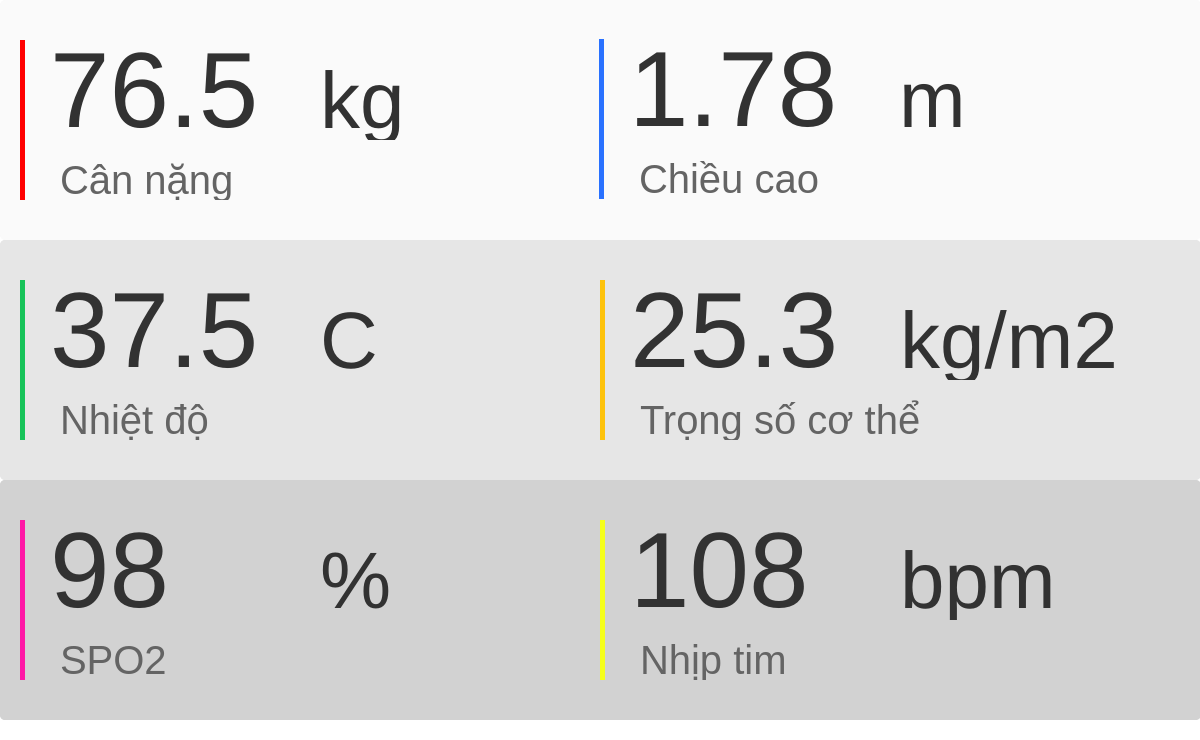
       <widget class="QFrame" name="sensor_infor_frame">
        <property name="geometry">
         <rect>
          <x>20</x>
          <y>0</y>
          <width>1200</width>
          <height>740</height>
         </rect>
        </property>
        <property name="styleSheet">
         <string notr="true">background-color: transparent;
border-radius: 5px;</string>
        </property>
        <widget class="QFrame" name="horizontalFrame">
         <property name="geometry">
          <rect>
           <x>0</x>
           <y>0</y>
           <width>1201</width>
           <height>240</height>
          </rect>
         </property>
         <property name="styleSheet">
          <string notr="true">background-color: rgb(250,250,250);</string>
         </property>
         <widget class="QFrame" name="horizontalFrame_2">
          <property name="geometry">
           <rect>
            <x>0</x>
            <y>0</y>
            <width>581</width>
            <height>240</height>
           </rect>
          </property>
          <widget class="Line" name="line_2">
           <property name="geometry">
            <rect>
             <x>20</x>
             <y>40</y>
             <width>5</width>
             <height>160</height>
            </rect>
           </property>
           <property name="styleSheet">
            <string notr="true">background: rgb(255, 0, 0);</string>
           </property>
           <property name="orientation">
            <enum>Qt::Vertical</enum>
           </property>
          </widget>
          <widget class="QLabel" name="weight">
           <property name="geometry">
            <rect>
             <x>50</x>
             <y>40</y>
             <width>250</width>
             <height>100</height>
            </rect>
           </property>
           <property name="font">
            <font>
             <family>Segoe UI</family>
             <pointsize>80</pointsize>
             <weight>50</weight>
             <bold>false</bold>
            </font>
           </property>
           <property name="styleSheet">
            <string notr="true">color: rgb(50, 50, 50);</string>
           </property>
           <property name="text">
            <string>76.5</string>
           </property>
           <property name="alignment">
            <set>Qt::AlignLeading|Qt::AlignLeft|Qt::AlignVCenter</set>
           </property>
          </widget>
          <widget class="QLabel" name="phone_lable_7">
           <property name="geometry">
            <rect>
             <x>60</x>
             <y>160</y>
             <width>291</width>
             <height>40</height>
            </rect>
           </property>
           <property name="font">
            <font>
             <family>Segoe UI</family>
             <pointsize>30</pointsize>
             <weight>50</weight>
             <bold>false</bold>
            </font>
           </property>
           <property name="styleSheet">
            <string notr="true">color: rgb(100,100,100);</string>
           </property>
           <property name="text">
            <string>Cân nặng</string>
           </property>
           <property name="alignment">
            <set>Qt::AlignLeading|Qt::AlignLeft|Qt::AlignVCenter</set>
           </property>
          </widget>
          <widget class="QLabel" name="weight_2">
           <property name="geometry">
            <rect>
             <x>320</x>
             <y>60</y>
             <width>151</width>
             <height>80</height>
            </rect>
           </property>
           <property name="font">
            <font>
             <family>Segoe UI</family>
             <pointsize>60</pointsize>
             <weight>50</weight>
             <bold>false</bold>
            </font>
           </property>
           <property name="styleSheet">
            <string notr="true">color: rgb(50, 50, 50);</string>
           </property>
           <property name="text">
            <string>kg</string>
           </property>
           <property name="alignment">
            <set>Qt::AlignLeading|Qt::AlignLeft|Qt::AlignVCenter</set>
           </property>
          </widget>
         </widget>
         <widget class="QFrame" name="horizontalFrame_3">
          <property name="geometry">
           <rect>
            <x>579</x>
            <y>-1</y>
            <width>621</width>
            <height>241</height>
           </rect>
          </property>
          <widget class="Line" name="line_3">
           <property name="geometry">
            <rect>
             <x>20</x>
             <y>40</y>
             <width>5</width>
             <height>160</height>
            </rect>
           </property>
           <property name="styleSheet">
            <string notr="true">background: rgb(41, 113, 255);</string>
           </property>
           <property name="orientation">
            <enum>Qt::Vertical</enum>
           </property>
          </widget>
          <widget class="QLabel" name="phone_lable_13">
           <property name="geometry">
            <rect>
             <x>60</x>
             <y>160</y>
             <width>291</width>
             <height>40</height>
            </rect>
           </property>
           <property name="font">
            <font>
             <family>Segoe UI</family>
             <pointsize>30</pointsize>
             <weight>50</weight>
             <bold>false</bold>
            </font>
           </property>
           <property name="styleSheet">
            <string notr="true">color: rgb(100,100,100);</string>
           </property>
           <property name="text">
            <string>Chiều cao</string>
           </property>
           <property name="alignment">
            <set>Qt::AlignLeading|Qt::AlignLeft|Qt::AlignVCenter</set>
           </property>
          </widget>
          <widget class="QLabel" name="height">
           <property name="geometry">
            <rect>
             <x>50</x>
             <y>40</y>
             <width>250</width>
             <height>100</height>
            </rect>
           </property>
           <property name="font">
            <font>
             <family>Segoe UI</family>
             <pointsize>80</pointsize>
             <weight>50</weight>
             <bold>false</bold>
            </font>
           </property>
           <property name="styleSheet">
            <string notr="true">color: rgb(50, 50, 50);</string>
           </property>
           <property name="text">
            <string>1.78</string>
           </property>
           <property name="alignment">
            <set>Qt::AlignLeading|Qt::AlignLeft|Qt::AlignVCenter</set>
           </property>
          </widget>
          <widget class="QLabel" name="weight_3">
           <property name="geometry">
            <rect>
             <x>320</x>
             <y>60</y>
             <width>240</width>
             <height>80</height>
            </rect>
           </property>
           <property name="font">
            <font>
             <family>Segoe UI</family>
             <pointsize>60</pointsize>
             <weight>50</weight>
             <bold>false</bold>
            </font>
           </property>
           <property name="styleSheet">
            <string notr="true">color: rgb(50, 50, 50);</string>
           </property>
           <property name="text">
            <string>m</string>
           </property>
           <property name="alignment">
            <set>Qt::AlignLeading|Qt::AlignLeft|Qt::AlignVCenter</set>
           </property>
          </widget>
         </widget>
        </widget>
        <widget class="QFrame" name="horizontalFrame_4">
         <property name="geometry">
          <rect>
           <x>0</x>
           <y>240</y>
           <width>1201</width>
           <height>240</height>
          </rect>
         </property>
         <property name="styleSheet">
          <string notr="true">background-color: rgb(230,230,230);</string>
         </property>
         <widget class="QFrame" name="horizontalFrame_7">
          <property name="geometry">
           <rect>
            <x>0</x>
            <y>0</y>
            <width>580</width>
            <height>240</height>
           </rect>
          </property>
          <widget class="Line" name="line_6">
           <property name="geometry">
            <rect>
             <x>20</x>
             <y>40</y>
             <width>5</width>
             <height>160</height>
            </rect>
           </property>
           <property name="styleSheet">
            <string notr="true">background: rgb(23, 195, 89);</string>
           </property>
           <property name="orientation">
            <enum>Qt::Vertical</enum>
           </property>
          </widget>
          <widget class="QLabel" name="phone_lable_16">
           <property name="geometry">
            <rect>
             <x>60</x>
             <y>160</y>
             <width>241</width>
             <height>40</height>
            </rect>
           </property>
           <property name="font">
            <font>
             <family>Segoe UI</family>
             <pointsize>30</pointsize>
             <weight>50</weight>
             <bold>false</bold>
            </font>
           </property>
           <property name="styleSheet">
            <string notr="true">color: rgb(100,100,100);</string>
           </property>
           <property name="text">
            <string>Nhiệt độ</string>
           </property>
           <property name="alignment">
            <set>Qt::AlignLeading|Qt::AlignLeft|Qt::AlignVCenter</set>
           </property>
          </widget>
          <widget class="QLabel" name="temperature">
           <property name="geometry">
            <rect>
             <x>50</x>
             <y>40</y>
             <width>250</width>
             <height>100</height>
            </rect>
           </property>
           <property name="font">
            <font>
             <family>Segoe UI</family>
             <pointsize>80</pointsize>
             <weight>50</weight>
             <bold>false</bold>
            </font>
           </property>
           <property name="styleSheet">
            <string notr="true">color: rgb(50, 50, 50);</string>
           </property>
           <property name="text">
            <string>37.5</string>
           </property>
           <property name="alignment">
            <set>Qt::AlignLeading|Qt::AlignLeft|Qt::AlignVCenter</set>
           </property>
          </widget>
          <widget class="QLabel" name="weight_4">
           <property name="geometry">
            <rect>
             <x>320</x>
             <y>60</y>
             <width>200</width>
             <height>80</height>
            </rect>
           </property>
           <property name="font">
            <font>
             <family>Segoe UI</family>
             <pointsize>60</pointsize>
             <weight>50</weight>
             <bold>false</bold>
            </font>
           </property>
           <property name="styleSheet">
            <string notr="true">color: rgb(50, 50, 50);</string>
           </property>
           <property name="text">
            <string>C</string>
           </property>
           <property name="alignment">
            <set>Qt::AlignLeading|Qt::AlignLeft|Qt::AlignVCenter</set>
           </property>
          </widget>
         </widget>
         <widget class="QFrame" name="horizontalFrame_8">
          <property name="geometry">
           <rect>
            <x>580</x>
            <y>0</y>
            <width>620</width>
            <height>240</height>
           </rect>
          </property>
          <widget class="Line" name="line_7">
           <property name="geometry">
            <rect>
             <x>20</x>
             <y>40</y>
             <width>5</width>
             <height>160</height>
            </rect>
           </property>
           <property name="styleSheet">
            <string notr="true">background: rgb(254, 195, 13);</string>
           </property>
           <property name="orientation">
            <enum>Qt::Vertical</enum>
           </property>
          </widget>
          <widget class="QLabel" name="phone_lable_17">
           <property name="geometry">
            <rect>
             <x>60</x>
             <y>160</y>
             <width>361</width>
             <height>40</height>
            </rect>
           </property>
           <property name="font">
            <font>
             <family>Segoe UI</family>
             <pointsize>30</pointsize>
             <weight>50</weight>
             <bold>false</bold>
            </font>
           </property>
           <property name="styleSheet">
            <string notr="true">color: rgb(100,100,100);</string>
           </property>
           <property name="text">
            <string>Trọng số cơ thể</string>
           </property>
           <property name="alignment">
            <set>Qt::AlignLeading|Qt::AlignLeft|Qt::AlignVCenter</set>
           </property>
          </widget>
          <widget class="QLabel" name="bmi">
           <property name="geometry">
            <rect>
             <x>50</x>
             <y>40</y>
             <width>250</width>
             <height>100</height>
            </rect>
           </property>
           <property name="font">
            <font>
             <family>Segoe UI</family>
             <pointsize>80</pointsize>
             <weight>50</weight>
             <bold>false</bold>
            </font>
           </property>
           <property name="styleSheet">
            <string notr="true">color: rgb(50, 50, 50);</string>
           </property>
           <property name="text">
            <string>25.3</string>
           </property>
           <property name="alignment">
            <set>Qt::AlignLeading|Qt::AlignLeft|Qt::AlignVCenter</set>
           </property>
          </widget>
          <widget class="QLabel" name="weight_7">
           <property name="geometry">
            <rect>
             <x>320</x>
             <y>60</y>
             <width>240</width>
             <height>80</height>
            </rect>
           </property>
           <property name="font">
            <font>
             <family>Segoe UI</family>
             <pointsize>60</pointsize>
             <weight>50</weight>
             <bold>false</bold>
            </font>
           </property>
           <property name="styleSheet">
            <string notr="true">color: rgb(50, 50, 50);</string>
           </property>
           <property name="text">
            <string>kg/m2</string>
           </property>
           <property name="alignment">
            <set>Qt::AlignLeading|Qt::AlignLeft|Qt::AlignVCenter</set>
           </property>
          </widget>
         </widget>
        </widget>
        <widget class="QFrame" name="horizontalFrame_9">
         <property name="geometry">
          <rect>
           <x>0</x>
           <y>480</y>
           <width>1201</width>
           <height>240</height>
          </rect>
         </property>
         <property name="styleSheet">
          <string notr="true">background-color: rgb(210,210,210);</string>
         </property>
         <widget class="QFrame" name="horizontalFrame_10">
          <property name="geometry">
           <rect>
            <x>0</x>
            <y>0</y>
            <width>581</width>
            <height>240</height>
           </rect>
          </property>
          <widget class="Line" name="line_8">
           <property name="geometry">
            <rect>
             <x>20</x>
             <y>40</y>
             <width>5</width>
             <height>160</height>
            </rect>
           </property>
           <property name="styleSheet">
            <string notr="true">background: rgb(255, 23, 166);</string>
           </property>
           <property name="orientation">
            <enum>Qt::Vertical</enum>
           </property>
          </widget>
          <widget class="QLabel" name="phone_lable_18">
           <property name="geometry">
            <rect>
             <x>60</x>
             <y>160</y>
             <width>231</width>
             <height>40</height>
            </rect>
           </property>
           <property name="font">
            <font>
             <family>Segoe UI</family>
             <pointsize>30</pointsize>
             <weight>50</weight>
             <bold>false</bold>
            </font>
           </property>
           <property name="styleSheet">
            <string notr="true">color: rgb(100,100,100);</string>
           </property>
           <property name="text">
            <string>SPO2</string>
           </property>
           <property name="alignment">
            <set>Qt::AlignLeading|Qt::AlignLeft|Qt::AlignVCenter</set>
           </property>
          </widget>
          <widget class="QLabel" name="spo2">
           <property name="geometry">
            <rect>
             <x>50</x>
             <y>40</y>
             <width>270</width>
             <height>100</height>
            </rect>
           </property>
           <property name="font">
            <font>
             <family>Segoe UI</family>
             <pointsize>80</pointsize>
             <weight>50</weight>
             <bold>false</bold>
            </font>
           </property>
           <property name="styleSheet">
            <string notr="true">color: rgb(50, 50, 50);</string>
           </property>
           <property name="text">
            <string>98</string>
           </property>
           <property name="alignment">
            <set>Qt::AlignLeading|Qt::AlignLeft|Qt::AlignVCenter</set>
           </property>
          </widget>
          <widget class="QLabel" name="weight_5">
           <property name="geometry">
            <rect>
             <x>320</x>
             <y>60</y>
             <width>200</width>
             <height>80</height>
            </rect>
           </property>
           <property name="font">
            <font>
             <family>Segoe UI</family>
             <pointsize>60</pointsize>
             <weight>50</weight>
             <bold>false</bold>
            </font>
           </property>
           <property name="styleSheet">
            <string notr="true">color: rgb(50, 50, 50);</string>
           </property>
           <property name="text">
            <string>%</string>
           </property>
           <property name="alignment">
            <set>Qt::AlignLeading|Qt::AlignLeft|Qt::AlignVCenter</set>
           </property>
          </widget>
         </widget>
         <widget class="QFrame" name="horizontalFrame_11">
          <property name="geometry">
           <rect>
            <x>580</x>
            <y>0</y>
            <width>620</width>
            <height>240</height>
           </rect>
          </property>
          <widget class="Line" name="line_9">
           <property name="geometry">
            <rect>
             <x>20</x>
             <y>40</y>
             <width>5</width>
             <height>160</height>
            </rect>
           </property>
           <property name="styleSheet">
            <string notr="true">background: rgb(246, 255, 27);</string>
           </property>
           <property name="orientation">
            <enum>Qt::Vertical</enum>
           </property>
          </widget>
          <widget class="QLabel" name="phone_lable_19">
           <property name="geometry">
            <rect>
             <x>60</x>
             <y>160</y>
             <width>400</width>
             <height>40</height>
            </rect>
           </property>
           <property name="font">
            <font>
             <family>Segoe UI</family>
             <pointsize>30</pointsize>
             <weight>50</weight>
             <bold>false</bold>
            </font>
           </property>
           <property name="styleSheet">
            <string notr="true">color: rgb(100,100,100);</string>
           </property>
           <property name="text">
            <string>Nhịp tim</string>
           </property>
           <property name="alignment">
            <set>Qt::AlignLeading|Qt::AlignLeft|Qt::AlignVCenter</set>
           </property>
          </widget>
          <widget class="QLabel" name="heart_pulse">
           <property name="geometry">
            <rect>
             <x>50</x>
             <y>40</y>
             <width>270</width>
             <height>100</height>
            </rect>
           </property>
           <property name="font">
            <font>
             <family>Segoe UI</family>
             <pointsize>80</pointsize>
             <weight>50</weight>
             <bold>false</bold>
            </font>
           </property>
           <property name="styleSheet">
            <string notr="true">color: rgb(50, 50, 50);</string>
           </property>
           <property name="text">
            <string>108</string>
           </property>
           <property name="alignment">
            <set>Qt::AlignLeading|Qt::AlignLeft|Qt::AlignVCenter</set>
           </property>
          </widget>
          <widget class="QLabel" name="weight_6">
           <property name="geometry">
            <rect>
             <x>320</x>
             <y>60</y>
             <width>200</width>
             <height>80</height>
            </rect>
           </property>
           <property name="font">
            <font>
             <family>Segoe UI</family>
             <pointsize>60</pointsize>
             <weight>50</weight>
             <bold>false</bold>
            </font>
           </property>
           <property name="styleSheet">
            <string notr="true">color: rgb(50, 50, 50);</string>
           </property>
           <property name="text">
            <string>bpm</string>
           </property>
           <property name="alignment">
            <set>Qt::AlignLeading|Qt::AlignLeft|Qt::AlignVCenter</set>
           </property>
          </widget>
         </widget>
        </widget>
       </widget>
